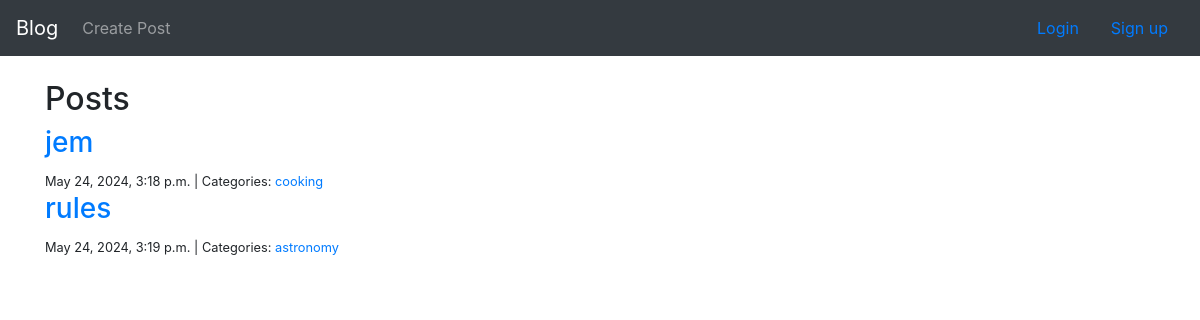
The app's page /, older data.
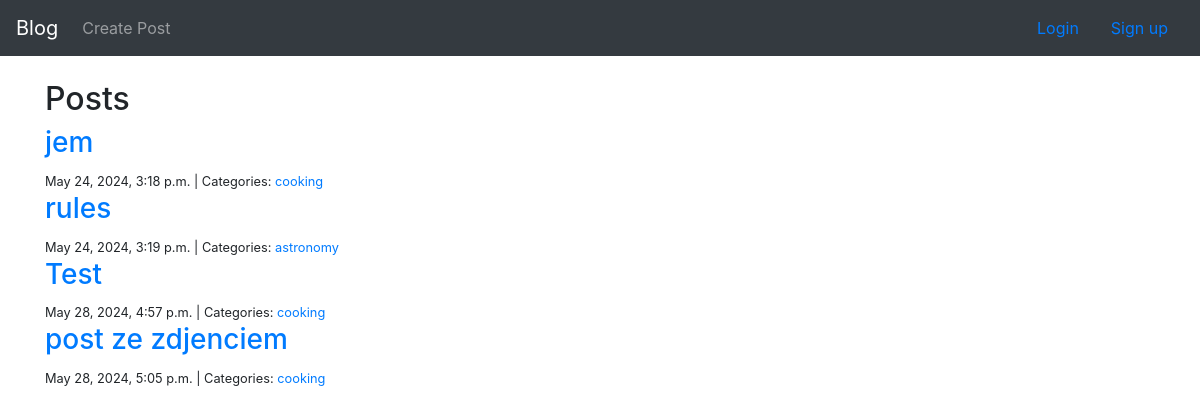
The same page, newer data.
### blog/models.py (models this page shows, shortened)
class Post(models.Model):
    isPublic = models.BooleanField(default=True)
    title = models.CharField(max_length=200, unique=True)
    content = RichTextField(blank=True, null=True, max_length=1000)
    datePosted = models.DateTimeField(default=timezone.now)
    thumbnail = models.ImageField(upload_to='images/thumbnails/', null=True, blank=True)
    author = models.ForeignKey(CustomUser, on_delete=models.PROTECT)
    categories = models.ManyToManyField("Category", related_name="posts")
    password = models.CharField(max_length=128, blank=True, null=True)

class Category(models.Model):
    name = models.CharField(max_length=32, unique=True)

### blog/views.py (the view)
# urls.py: path('', views.home, name='blog-home'),
def home(request):
    posts = Post.objects.all().order_by('datePosted')
    return render(request, 'blog/home.html', {'posts': posts})

### blog/templates/blog/home.html
{% extends "base.html" %}
{% block page_title %}
  <h2>Posts</h2>
{% endblock page_title %}
{% block page_content %}
    {% block posts %}
        {% for post in posts %}
            <h3><a href="{% url 'post_detail' post.pk %}">{{ post.title }}</a></h3>
            <small>
                {{ post.datePosted }} | Categories:
                {% for category in post.categories.all %}
                    <a href="{% url 'post_category' category.name %}">
                        {{ category.name }}
                    </a>
                {% endfor %}
            </small>
        {% endfor %}
    {% endblock posts %}
{% endblock page_content %}

Row changes from the older to the newer data that the page shows:
added Post: title "Test", datePosted "May 28, 2024, 4:57 p.m.", Category (name "cooking")
added Post: title "post ze zdjenciem", datePosted "May 28, 2024, 5:05 p.m.", Category (name "cooking")
